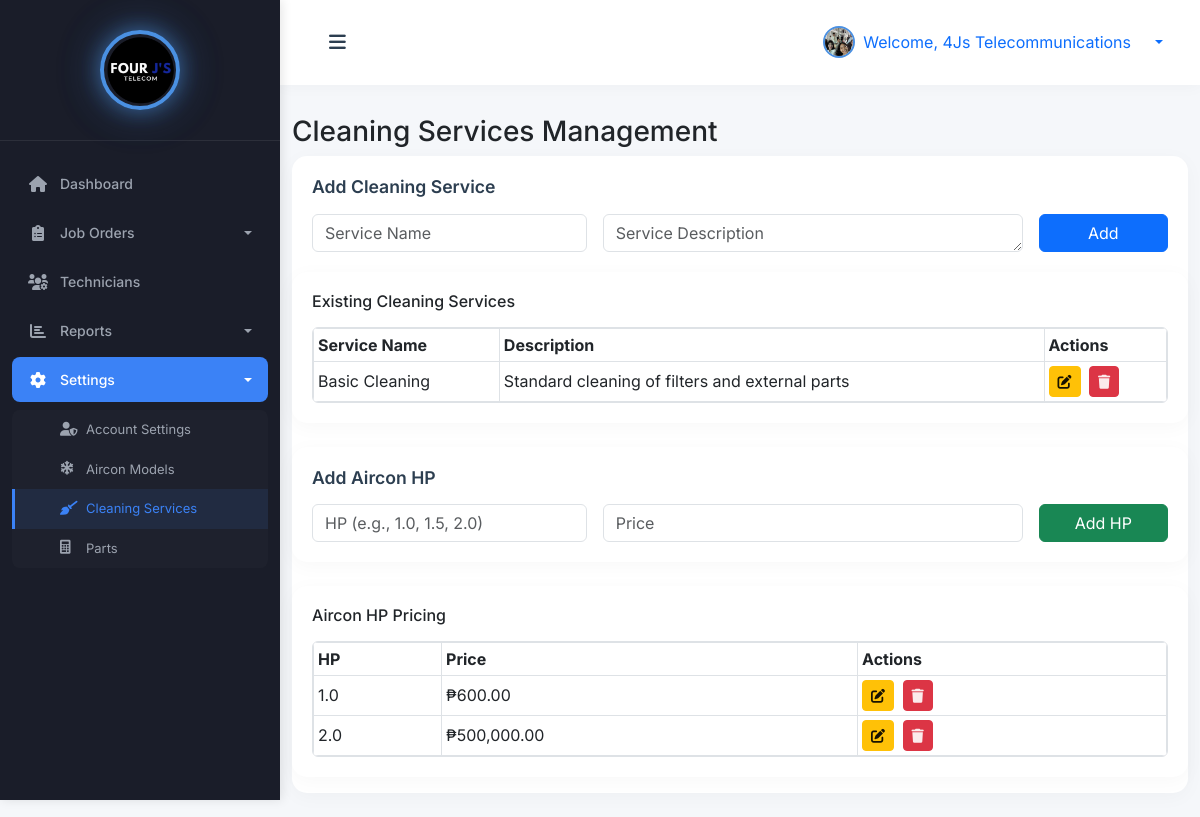
Page /admin/cleaning_services.php (signed in) on the committed database.
### tables this page shows
CREATE TABLE `cleaning_services` (
  `id` int(11) NOT NULL,
  `service_name` varchar(255) NOT NULL,
  `service_description` text DEFAULT NULL,
  `created_at` timestamp NOT NULL DEFAULT current_timestamp(),
  `updated_at` timestamp NOT NULL DEFAULT current_timestamp() ON UPDATE current_timestamp(),
  `service_type` enum('basic_cleaning','deep_cleaning','chemical_wash','coil_cleaning','filter_cleaning') NOT NULL DEFAULT 'basic_cleaning',
  `base_price` decimal(10,2) NOT NULL DEFAULT 0.00,
  `unit_type` enum('per_unit','per_hour','per_service') DEFAULT 'per_unit',
  `aircon_type` enum('window','split','cassette','floor_standing','all') DEFAULT 'all'
);

CREATE TABLE `aircon_hp` (
  `id` int(11) NOT NULL,
  `hp` decimal(4,1) NOT NULL,
  `price` decimal(10,2) NOT NULL,
  `created_at` timestamp NOT NULL DEFAULT current_timestamp(),
  `updated_at` timestamp NOT NULL DEFAULT current_timestamp() ON UPDATE current_timestamp()
);

### admin/cleaning_services.php (the view, shortened to what this page needs)
<?php
try {
    $pdo = new PDO("mysql:host=" . DB_HOST . ";dbname=" . DB_NAME, DB_USER, DB_PASS);
    $pdo->setAttribute(PDO::ATTR_ERRMODE, PDO::ERRMODE_EXCEPTION);
    $admin = null;
    if (isset($_SESSION['user_id'])) {
        $stmt = $pdo->prepare("SELECT * FROM admins WHERE id = ?");
        $stmt->execute([$_SESSION['user_id']]);
        $admin = $stmt->fetch(PDO::FETCH_ASSOC);
    }
    $stmt = $pdo->query("SELECT * FROM cleaning_services ORDER BY id DESC");
    $cleaningServices = $stmt->fetchAll(PDO::FETCH_ASSOC);
    $stmt = $pdo->query("SELECT * FROM aircon_hp ORDER BY hp ASC");
    $airconHPs = $stmt->fetchAll(PDO::FETCH_ASSOC);
} catch (PDOException $e) {
    die("Database error: " . $e->getMessage());
}
require_once 'includes/header.php';
?>
<body></body>
 <div class="wrapper">
        <?php
        require_once 'includes/sidebar.php';
        ?>
        <div id="content">
            <nav class="navbar navbar-expand-lg navbar-light bg-white">
                <div class="container-fluid">
                    <button type="button" id="sidebarCollapse" class="btn">
                        <i class="fas fa-bars"></i>
                    </button>
                    <div class="ms-auto d-flex align-items-center">
                        <div class="dropdown">
                            <a class="d-flex align-items-center text-decoration-none dropdown-toggle" href="#" id="userDropdown" role="button" data-bs-toggle="dropdown">
                                <img src="<?= !empty($admin['profile_picture']) ? '../' . htmlspecialchars($admin['profile_picture']) : 'https://ui-avatars.com/api/?name=' . urlencode($admin['name'] ?: 'Admin') . '&background=1a237e&color=fff' ?>"
                                     alt="Admin"
                                     class="rounded-circle me-2"
                                     width="32"
                                     height="32"
                                     style="object-fit: cover; border: 2px solid #4A90E2;">
                                <span class="me-3">Welcome, <?= htmlspecialchars($admin['name'] ?: 'Admin') ?></span>
                            </a>
                        </div>
                    </div>
                </div>
            </nav>
<div class="container mt-4">
    <h3>Cleaning Services Management</h3>
    <div class="card mb-4">
        <div class="card-body">
            <h5 class="card-title mb-3">Add Cleaning Service</h5>
            <form method="post" class="row g-3">
                <div class="col-md-4">
                    <input type="text" name="service_name" class="form-control" placeholder="Service Name" required>
                </div>
                <div class="col-md-6">
                    <textarea name="service_description" class="form-control" placeholder="Service Description" rows="1" required></textarea>
                </div>
                <div class="col-md-2">
                    <button type="submit" class="btn btn-primary w-100">Add</button>
                </form>
        </div>
    </div>
    <div class="card mb-4">
        <div class="card-body">
            <h6 class="mb-3">Existing Cleaning Services</h6>
            <div class="table-wrapper" style="max-height: 500px; overflow-y: auto; border: 1px solid #dee2e6; border-radius: 0.375rem;">
                <div class="table-responsive">
                    <table class="table table-bordered table-sm align-middle mb-0">
                    <thead>
                        <tr>
                            <th>Service Name</th>
                            <th>Description</th>
                            <th>Actions</th>
                        </tr>
                    </thead>
                    <tbody>
                        <?php if (count($cleaningServices)): ?>
                            <?php foreach ($cleaningServices as $service): ?>
                                <tr>
                                    <td><?= htmlspecialchars($service['service_name']) ?></td>
                                    <td><?= htmlspecialchars($service['service_description']) ?></td>
                                    <td>
                                        <button type="button" class="btn btn-sm btn-warning me-1" data-bs-toggle="modal" data-bs-target="#editModal_<?= $service['id'] ?>" title="Edit">
                                            <i class="fas fa-edit"></i>
                                        </button>
                                        <button type="button" class="btn btn-sm btn-danger" onclick="confirmDelete(<?= $service['id'] ?>)" title="Delete">
                                            <i class="fas fa-trash"></i>
                                        </button>
                                    </td>
                                </tr>
                            <?php endforeach; ?>
                        <?php else: ?>
                            <tr><td colspan="3" class="text-center">No cleaning services found.</td></tr>
                        <?php endif; ?>
                    </tbody>
                    </table>
                </div>
            </div>
        </div>
    </div>
    <div class="card mb-4">
        <div class="card-body">
            <h5 class="card-title mb-3">Add Aircon HP</h5>
            <form method="post" class="row g-3">
                <div class="col-md-4">
                    <input type="number" name="hp" class="form-control" placeholder="HP (e.g., 1.0, 1.5, 2.0)" step="0.1" min="0" required>
                </div>
                <div class="col-md-6">
                    <input type="number" name="price" class="form-control" placeholder="Price" step="0.01" min="0" required>
                </div>
                <div class="col-md-2">
                    <button type="submit" class="btn btn-success w-100">Add HP</button>
                </div>
            </form>
        </div>
    </div>
    <div class="card">
        <div class="card-body">
            <h6 class="mb-3">Aircon HP Pricing</h6>
            <div class="table-wrapper" style="max-height: 400px; overflow-y: auto; border: 1px solid #dee2e6; border-radius: 0.375rem;">
                <div class="table-responsive">
                    <table class="table table-bordered table-sm align-middle mb-0">
                    <thead>
                        <tr>
                            <th>HP</th>
                            <th>Price</th>
                            <th>Actions</th>
                        </tr>
                    </thead>
                    <tbody>
                        <?php if (count($airconHPs)): ?>
                            <?php foreach ($airconHPs as $hp): ?>
                                <tr>
                                    <td><?= htmlspecialchars($hp['hp']) ?></td>
                                    <td>₱<?= number_format($hp['price'], 2) ?></td>
                                    <td>
                                        <button type="button" class="btn btn-sm btn-warning me-1" data-bs-toggle="modal" data-bs-target="#editHpModal_<?= $hp['id'] ?>" title="Edit">
                                            <i class="fas fa-edit"></i>
                                        </button>
                                        <button type="button" class="btn btn-sm btn-danger" onclick="confirmDeleteHp(<?= $hp['id'] ?>)" title="Delete">
                                            <i class="fas fa-trash"></i>
                                        </button>
                                    </td>
                                </tr>
                            <?php endforeach; ?>
                        <?php else: ?>
                            <tr><td colspan="3" class="text-center">No aircon HP found.</td></tr>
                        <?php endif; ?>
                    </tbody>
                    </table>
                </div>
            </div>
        </div>
    </div>
</div>
</body>
</html>

### css/style.css (style rules this page uses)
:root { --primary-blue: #4A90E2; --secondary-blue: #5C9CE6; --light-blue: #E8F1FC; --hover-blue: #357ABD; --text-blue: #2C3E50; --success: #2ECC71; --warning: #F1C40F; --danger: #E74C3C; --info: #3498DB; --pastel-purple: #B39DDB; --pastel-pink: #F8BBD0; --pastel-green: #A5D6A7; --pastel-orange: #FFCC80; --card-1: #4A90E2; --card-2: #2ECC71; --card-3: #F1C40F; --card-4: #E74C3C; --sidebar-bg: #2C3E50; --sidebar-header: #1A252F; --sidebar-hover: #34495E; --sidebar-active: #3498DB; }
body { font-family: 'Inter', -apple-system, BlinkMacSystemFont, 'Segoe UI', Roboto, sans-serif; background: #F5F7FA; }
.dropdown-toggle::after { margin-left: 8px; }
.wrapper { display: flex; width: 100%; align-items: stretch; }
#content { margin-left: 280px; min-height: 100vh; transition: all 0.3s ease; background: #F5F7FA; padding: 0; width: calc(100% - 280px); }
@media (min-width: 769px) { #content { margin-left: 280px; width: calc(100% - 280px); } }
@media (min-width: 769px) { #sidebarCollapse { display: block !important; } }
.card { border-radius: 15px; box-shadow: 0 4px 20px rgba(0, 0, 0, 0.03); margin-bottom: 25px; border: none; transition: transform 0.3s ease, box-shadow 0.3s ease; }
.card-body { padding: 1.75rem; }
.card-title { margin-bottom: 1.5rem; font-weight: 600; color: var(--text-blue); font-size: 1.1rem; }
.card i { opacity: 0.9; transition: transform 0.3s ease; }
.navbar { padding: 20px 25px; background: #fff; border: none; border-radius: 0; margin-bottom: 30px; box-shadow: 0 2px 15px rgba(0, 0, 0, 0.03); }
#sidebarCollapse { background: transparent; border: none; color: var(--text-blue); font-size: 1.2rem; padding: 8px 12px; border-radius: 8px; transition: all 0.3s; }

### admin/includes/header.php (style rules this page uses)
.card { height: 100%; margin-bottom: 1rem; }
.card-body { padding: 1.25rem; }
#userDropdown { transition: all 0.2s ease; }
#userDropdown img { border: 2px solid #4A90E2; transition: all 0.2s ease; }

### rows in the picture
cleaning_services: service_name "Basic Cleaning", service_description "Standard cleaning of filters and external parts"
aircon_hp: hp "1.0", price "600.00"
aircon_hp: hp "2.0", price "500,000.00"

### other values in the picture
$admin['name'] ?: 'Admin' "4Js Telecommunications"
